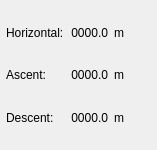
<?xml version="1.0" encoding="UTF-8"?>
<ui version="4.0">
 <class>DistanceInfoBox</class>
 <widget class="QWidget" name="DistanceInfoBox">
  <property name="geometry">
   <rect>
    <x>0</x>
    <y>0</y>
    <width>157</width>
    <height>150</height>
   </rect>
  </property>
  <property name="windowTitle">
   <string>Form</string>
  </property>
  <layout class="QGridLayout" name="gridLayout" columnstretch="0,0,0">
   <property name="leftMargin">
    <number>6</number>
   </property>
   <property name="topMargin">
    <number>14</number>
   </property>
   <property name="rightMargin">
    <number>6</number>
   </property>
   <property name="bottomMargin">
    <number>14</number>
   </property>
   <item row="0" column="0">
    <widget class="QLabel" name="label_horizontal">
     <property name="sizePolicy">
      <sizepolicy hsizetype="Fixed" vsizetype="Preferred">
       <horstretch>0</horstretch>
       <verstretch>0</verstretch>
      </sizepolicy>
     </property>
     <property name="text">
      <string>Horizontal:</string>
     </property>
     <property name="wordWrap">
      <bool>true</bool>
     </property>
     <property name="textInteractionFlags">
      <set>Qt::NoTextInteraction</set>
     </property>
    </widget>
   </item>
   <item row="0" column="1">
    <widget class="QLabel" name="horizontal">
     <property name="text">
      <string>0000.0</string>
     </property>
     <property name="scaledContents">
      <bool>false</bool>
     </property>
     <property name="alignment">
      <set>Qt::AlignRight|Qt::AlignTrailing|Qt::AlignVCenter</set>
     </property>
     <property name="wordWrap">
      <bool>false</bool>
     </property>
     <property name="margin">
      <number>-1</number>
     </property>
     <property name="indent">
      <number>-1</number>
     </property>
     <property name="textInteractionFlags">
      <set>Qt::NoTextInteraction</set>
     </property>
     <property name="buddy">
      <cstring></cstring>
     </property>
    </widget>
   </item>
   <item row="0" column="2">
    <widget class="QLabel" name="metres_label">
     <property name="text">
      <string>m</string>
     </property>
    </widget>
   </item>
   <item row="1" column="0">
    <widget class="QLabel" name="label_ascent">
     <property name="text">
      <string>Ascent:</string>
     </property>
     <property name="wordWrap">
      <bool>true</bool>
     </property>
     <property name="textInteractionFlags">
      <set>Qt::NoTextInteraction</set>
     </property>
    </widget>
   </item>
   <item row="1" column="1">
    <widget class="QLabel" name="ascent">
     <property name="text">
      <string>0000.0</string>
     </property>
     <property name="alignment">
      <set>Qt::AlignRight|Qt::AlignTrailing|Qt::AlignVCenter</set>
     </property>
     <property name="textInteractionFlags">
      <set>Qt::NoTextInteraction</set>
     </property>
     <property name="buddy">
      <cstring></cstring>
     </property>
    </widget>
   </item>
   <item row="1" column="2">
    <widget class="QLabel" name="metres_label_2">
     <property name="text">
      <string>m</string>
     </property>
    </widget>
   </item>
   <item row="2" column="0">
    <widget class="QLabel" name="label_descent">
     <property name="text">
      <string>Descent:</string>
     </property>
     <property name="wordWrap">
      <bool>true</bool>
     </property>
     <property name="textInteractionFlags">
      <set>Qt::NoTextInteraction</set>
     </property>
     <property name="buddy">
      <cstring></cstring>
     </property>
    </widget>
   </item>
   <item row="2" column="1">
    <widget class="QLabel" name="descent">
     <property name="text">
      <string>0000.0</string>
     </property>
     <property name="alignment">
      <set>Qt::AlignRight|Qt::AlignTrailing|Qt::AlignVCenter</set>
     </property>
     <property name="textInteractionFlags">
      <set>Qt::NoTextInteraction</set>
     </property>
    </widget>
   </item>
   <item row="2" column="2">
    <widget class="QLabel" name="metres_label_3">
     <property name="text">
      <string>m</string>
     </property>
    </widget>
   </item>
  </layout>
 </widget>
 <resources/>
 <connections/>
</ui>
